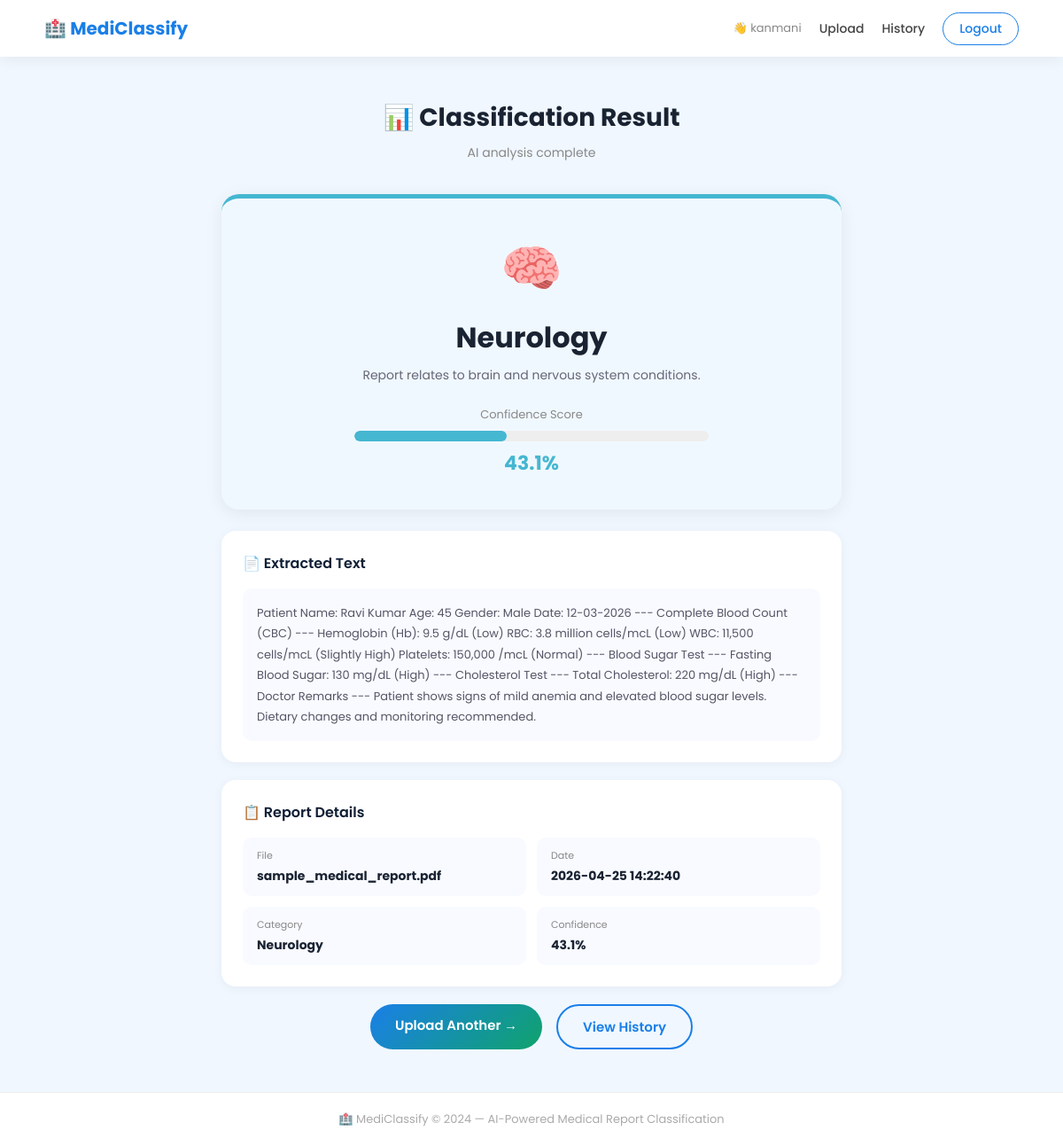
Page /result/1 (signed in) on the committed database.
### tables this page shows
CREATE TABLE users (
            id INTEGER PRIMARY KEY AUTOINCREMENT,
            name TEXT NOT NULL,
            email TEXT UNIQUE NOT NULL,
            password TEXT NOT NULL,
            created_at TEXT NOT NULL
        );

CREATE TABLE reports (
            id INTEGER PRIMARY KEY AUTOINCREMENT,
            user_id INTEGER NOT NULL,
            filename TEXT NOT NULL,
            extracted_text TEXT,
            category TEXT,
            confidence REAL,
            keywords TEXT,
            created_at TEXT NOT NULL,
            FOREIGN KEY (user_id) REFERENCES users(id)
        );

### app.py (the view)
@app.route('/result/<int:report_id>')
@login_required
def result(report_id):
    db     = get_db()
    report = db.execute('SELECT * FROM reports WHERE id = ? AND user_id = ?',
                        (report_id, current_user.id)).fetchone()
    if not report:
        flash('Report not found.', 'error')
        return redirect(url_for('upload'))
    info     = CATEGORY_INFO.get(report['category'], {})
    keywords = json.loads(report['keywords']) if report['keywords'] else []
    return render_template('result.html', report=report, info=info, keywords=keywords)

### app.py (called while the page is built)
def get_db():
    db = sqlite3.connect(os.path.join(os.path.dirname(os.path.abspath(__file__)), 'instance', 'database.db'))
    db.row_factory = sqlite3.Row
    return db

@login_manager.user_loader
def load_user(user_id):
    db   = get_db()
    user = db.execute('SELECT * FROM users WHERE id = ?', (user_id,)).fetchone()
    if user:
        return User(user['id'], user['name'], user['email'])
    return None

### templates/result.html (shortened to what this page needs)
{% extends "base.html" %}
{% block content %}
<section class="page-section">
  <div class="container-sm">
    <div class="page-header">
      <h2>📊 Classification Result</h2>
      <p>AI analysis complete</p>
    </div>
    <div class="result-card" style="border-top: 5px solid {{ info.color }}; background: {{ info.bg }};">
      <div class="result-icon">{{ info.icon }}</div>
      <div class="result-category">{{ report['category'] }}</div>
      <div class="result-desc">{{ info.desc }}</div>
      <div class="confidence-bar-wrap">
        <div class="confidence-label">Confidence Score</div>
        <div class="confidence-bar">
          <div class="confidence-fill" style="width: {{ report['confidence'] }}%; background: {{ info.color }};"></div>
        </div>
        <div class="confidence-pct" style="color: {{ info.color }};">{{ report['confidence'] }}%</div>
      </div>
    </div>
    <div class="section-card">
      <h3>📄 Extracted Text</h3>
      <div class="extracted-text">{{ report['extracted_text'][:1000] }}{% if report['extracted_text']|length > 1000 %}...{% endif %}</div>
    </div>
    <div class="section-card">
      <h3>📋 Report Details</h3>
      <div class="details-grid">
        <div class="detail-item"><span>File</span><strong>{{ report['filename'] }}</strong></div>
        <div class="detail-item"><span>Date</span><strong>{{ report['created_at'] }}</strong></div>
        <div class="detail-item"><span>Category</span><strong>{{ report['category'] }}</strong></div>
        <div class="detail-item"><span>Confidence</span><strong>{{ report['confidence'] }}%</strong></div>
      </div>
    </div>
    <div class="result-actions">
      <a href="{{ url_for('upload') }}" class="btn-primary">Upload Another →</a>
      <a href="{{ url_for('history') }}" class="btn-outline">View History</a>
    </div>
  </div>
</section>
{% endblock %}

### templates/base.html (shortened to what this page needs)
<!DOCTYPE html>
<html lang="en">
<head>
  <link rel="stylesheet" href="{{ url_for('static', filename='css/style.css') }}"/>
</head>
<body>
  <nav class="navbar">
    <div class="nav-container">
      <a href="{{ url_for('home') }}" class="nav-logo">
        🏥 MediClassify
      </a>
      <div class="nav-links">
        {% if current_user.is_authenticated %}
          <span class="nav-user">👋 {{ current_user.name }}</span>
          <a href="{{ url_for('upload') }}" class="nav-link">Upload</a>
          <a href="{{ url_for('history') }}" class="nav-link">History</a>
          <a href="{{ url_for('logout') }}" class="nav-btn-outline">Logout</a>
        {% else %}
          <a href="{{ url_for('login') }}" class="nav-link">Login</a>
          <a href="{{ url_for('register') }}" class="nav-btn">Get Started</a>
        {% endif %}
      </div>
    </div>
  </nav>
  <main>
    {% block content %}{% endblock %}
  </main>
  <footer class="footer">
    <p>🏥 MediClassify &copy; 2024 — AI-Powered Medical Report Classification</p>
  </footer>
</body>
</html>

### static/css/style.css (style rules this page uses)
*, *::before, *::after { box-sizing: border-box; margin: 0; padding: 0; }
body { font-family: 'Poppins', sans-serif; background: #F0F7FF; color: #1a2332; min-height: 100vh; display: flex; flex-direction: column; }
a { text-decoration: none; color: inherit; }
.navbar { background: white; box-shadow: 0 2px 16px rgba(0,0,0,0.07); position: sticky; top: 0; z-index: 100; padding: 0 24px; }
.nav-container { max-width: 1100px; margin: 0 auto; display: flex; align-items: center; justify-content: space-between; height: 64px; }
.nav-logo { font-size: 20px; font-weight: 700; color: #1a7fe8; }
.nav-links { display: flex; align-items: center; gap: 20px; }
.nav-link { font-size: 14px; font-weight: 500; color: #444; }
.nav-user { font-size: 13px; color: #888; }
.nav-btn-outline { border: 1.5px solid #1a7fe8; color: #1a7fe8; padding: 7px 18px; border-radius: 24px; font-size: 14px; font-weight: 500; }
.btn-primary { background: linear-gradient(135deg, #1a7fe8, #0fa36b); color: white; padding: 12px 28px; border-radius: 30px; font-size: 15px; font-weight: 600; border: none; cursor: pointer; display: inline-block; transition: opacity 0.2s; }
.btn-outline { border: 2px solid #1a7fe8; color: #1a7fe8; padding: 12px 28px; border-radius: 30px; font-size: 15px; font-weight: 600; display: inline-block; transition: all 0.2s; }
.container-sm { max-width: 700px; margin: 0 auto; }
.page-section { padding: 48px 24px; min-height: calc(100vh - 140px); }
.page-header { text-align: center; margin-bottom: 36px; }
.page-header h2 { font-size: 28px; font-weight: 700; margin-bottom: 8px; }
.page-header p { font-size: 14px; color: #888; }
.result-card { border-radius: 20px; padding: 36px; text-align: center; margin-bottom: 24px; box-shadow: 0 4px 20px rgba(0,0,0,0.07); }
.result-icon { font-size: 56px; margin-bottom: 12px; }
.result-category { font-size: 32px; font-weight: 700; margin-bottom: 8px; }
.result-desc { font-size: 14px; color: #667; margin-bottom: 24px; }
.confidence-bar-wrap { max-width: 400px; margin: 0 auto; }
.confidence-label { font-size: 13px; color: #888; margin-bottom: 8px; }
.confidence-bar { height: 12px; background: #eee; border-radius: 6px; overflow: hidden; margin-bottom: 8px; }
.confidence-fill { height: 100%; border-radius: 6px; transition: width 1s ease; }
.confidence-pct { font-size: 22px; font-weight: 700; }
.section-card { background: white; border-radius: 16px; padding: 24px; margin-bottom: 20px; box-shadow: 0 2px 12px rgba(0,0,0,0.05); }
.section-card h3 { font-size: 16px; font-weight: 600; margin-bottom: 16px; color: #0f1f35; }
.extracted-text { font-size: 13px; color: #556; line-height: 1.8; background: #F8FAFF; padding: 16px; border-radius: 10px; max-height: 200px; overflow-y: auto; }
.details-grid { display: grid; grid-template-columns: 1fr 1fr; gap: 12px; }
.detail-item { background: #F8FAFF; padding: 12px 16px; border-radius: 10px; display: flex; flex-direction: column; gap: 4px; }
.detail-item span { font-size: 11px; color: #888; }
.detail-item strong { font-size: 14px; }
.result-actions { display: flex; gap: 16px; justify-content: center; margin-top: 8px; }
.footer { background: white; text-align: center; padding: 20px; font-size: 13px; color: #aaa; margin-top: auto; border-top: 1px solid #eee; }

### rows in the picture
users: name "kanmani"
reports: category "Neurology", confidence "43.1", extracted_text "Patient Name: Ravi Kumar Age: 45 Gender: Male Date: 12-03-2026 --- Complete Blood Count (CBC) --- Hemoglobin (Hb): 9.5 g/dL (Low) RBC: 3.8 million cells/mcL (Low) WBC: 11,500 cells/mcL (Slightly High) Platelets: 150,000 /mcL (Normal) --- Blood Sugar Test --- Fasting Blood Sugar: 130 mg/dL (High) --- Cholesterol Test --- Total Cholesterol: 220 mg/dL (High) --- Doctor Remarks --- Patient shows signs of mild anemia and elevated blood sugar levels. Dietary changes and monitoring recommended.", filename "sample_medical_report.pdf", created_at "2026-04-25 14:22:40"

### other values in the picture
{{ info.icon }} "🧠"
{{ info.desc }} "Report relates to brain and nervous system conditions."
